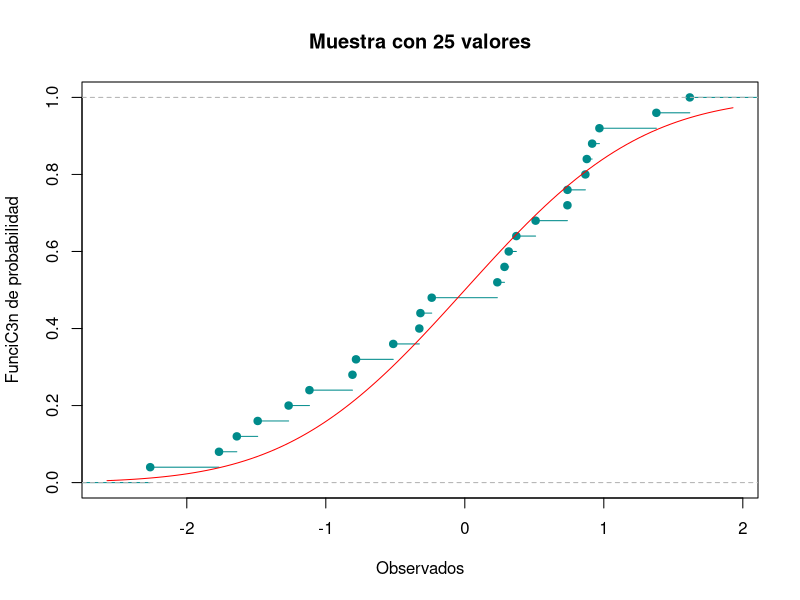
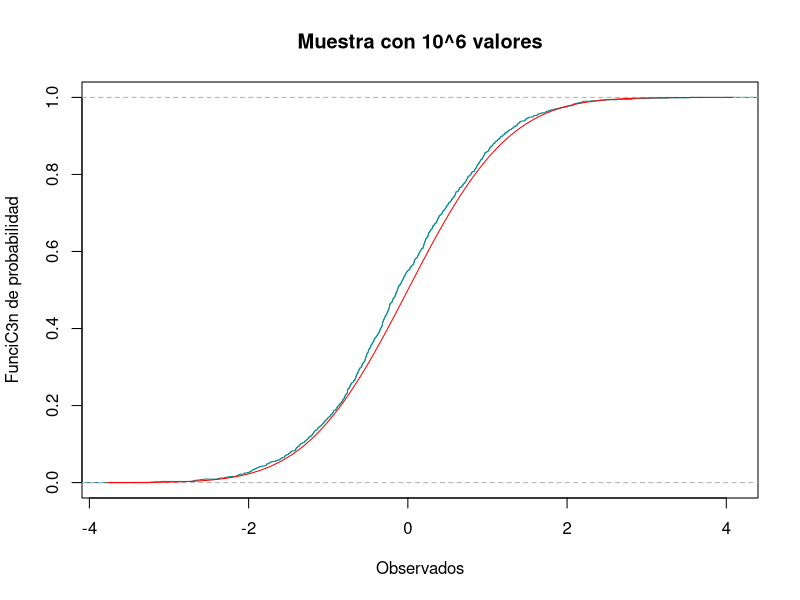
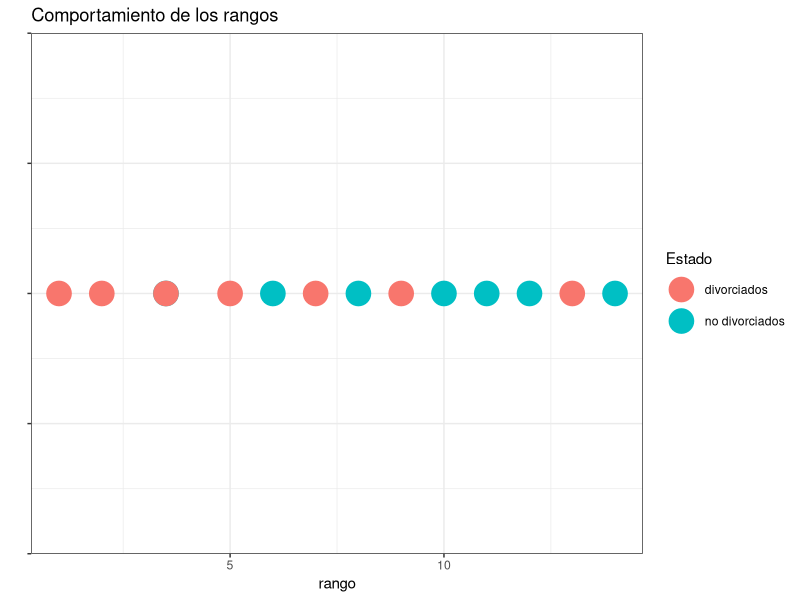

Recreate these plots in R, in order.
## ---- chunk 1
knitr::opts_chunk$set(echo = TRUE)
 
## ---- chunk 2
library(nortest)
library(dplyr)
## ---- chunk 3
Dirty_data=c(0.2513, 0.2566, 0.3459, 0.6379, 2.0505, 1.803, 2.1906,
             1.5299, 0.35005, 0.3128, 1.2726, 2.3674, 2.3214, 2.4373, 0.6548)
Data=sort(Dirty_data)
## ---- chunk 4
Data
## ---- chunk 5
S2<-function(x){
  mean_aux=mean(x)
  n_aux=length(x)
  s2=0
  for (i in x){
    s2=s2+(i-mean_aux)^2
  }
  s2=s2/(n_aux-1)
  return(s2)
}

## ---- chunk 6
mean_est=mean(Data)
S2_est=S2(Data)
n=length(Data)

## ---- chunk 7
mean_est
S2_est
n
## ---- chunk 8
f_emp=ecdf(Data)
f_n=f_emp(Data)
f_r=f_n-(1/n) 
## ---- chunk 9
Z=(Data-mean_est)/sqrt(S2_est)
## ---- chunk 10
Z
## ---- chunk 11
Probas=pnorm(Z)
## ---- chunk 12
Probas
## ---- chunk 13
Di_p=f_n  -Probas
Di_n= Probas - f_r
## ---- chunk 14
Visual=data.frame(Dirty_data,Data,Z,Probas,Di_p,Di_n)
## ---- chunk 15
Visual
## ---- chunk 16
D_p=max(Di_p)
D_n=max(Di_n)
## ---- chunk 17
D_p
D_n
## ---- chunk 18
Dn=max(D_p,D_n)
## ---- chunk 19
Dn
## ---- chunk 20
conf=0.90
alpha=1-conf
## ---- chunk 21
Est=0.2016
Rechazamos_H0=Dn>Est

## ---- chunk 22
Rechazamos_H0
## ---- chunk 23
p_value=lillie.test(Data)[[2]]

Rechazamos_p_value=p_value<alpha
## ---- chunk 24
p_value
Rechazamos_p_value
## ---- chunk 25
ProbasB=plnorm(Data) 
## ---- chunk 26
ProbasB
## ---- chunk 27
Di_pB=(f_n-ProbasB)
Di_nB=(ProbasB-f_r)

## ---- chunk 28
D_pB=max(Di_pB)
#Calculamos D-
D_nB=max(Di_nB)
## ---- chunk 29
DnB=max(D_pB,D_nB)
## ---- chunk 30
DnB
## ---- chunk 31
alphaB=0.01
confB=1-alpha
## ---- chunk 32
EstB=0.40420

Rechazamos_H0B=DnB>EstB

## ---- chunk 33
Rechazamos_H0B
## ---- chunk 34
p_valueB=ks.test(Data,plnorm,0,1)[[2]]

Rechazamos_p_valueB=p_valueB<alphaB
## ---- chunk 35
p_valueB
Rechazamos_p_valueB
## ---- chunk 36
intervalos <- c( "Menos de 1 semana","1<= x <2" , "2<= x <3","3<= x <4","4<= x <5","5<= x <6","6<= x <7","7<= x <8","MC!s de 8 semanas")
oi <- c(64,195,287,241,140,51,25,4,1)

tabla <- data.frame(oi,row.names = intervalos )
tabla

## ---- chunk 37
k=sum(oi)
print(k)
## ---- chunk 38
p=0.25
n=10
## ---- chunk 39
length(oi)

## ---- chunk 40
oi=c(64,195,287,241,140,51,25,4,1)
## ---- chunk 41
Probas_ejercicio4=list()
for (i in 0:8){
  if(i==8){
    Probas_ejercicio4[i+1]=pbinom(i-1,n,p,lower.tail = FALSE)
  }else{
    Probas_ejercicio4[i+1]=dbinom(i,n,p)
  }
}
Probas_ejercicio4=unlist(Probas_ejercicio4)
print(Probas_ejercicio4)

## ---- chunk 42
sum(Probas_ejercicio4)
## ---- chunk 43
ei= Probas_ejercicio4 * k 
print(ei)
## ---- chunk 44
Tabla_ji = data.frame("ci"=0:8, "oi"=oi,"pi"= Probas_ejercicio4,"ei"=ei)
print(Tabla_ji)
## ---- chunk 45
EstJi=0 
for (i in 1:9){
  EstJi=EstJi+(((oi[i]) - (ei[i]))^2)/(ei[i])
}
print(EstJi)
## ---- chunk 46
alpha_ejercicio4=0.01
conf_ejercicio4= 1- alpha_ejercicio4
## ---- chunk 47
v= length(Probas_ejercicio4) -1
print(v)
## ---- chunk 48
valor_critico=qchisq(conf_ejercicio4,df=v,lower.tail = TRUE)
## ---- chunk 49
Rechazamos_H0_p4=EstJi>valor_critico
print(Rechazamos_H0_p4)
## ---- chunk 50
p_value_p4=chisq.test(x=oi,p=Probas_ejercicio4)[[3]]
Rechazamos_p_value_p4=alpha_ejercicio4>p_value_p4
print(Rechazamos_p_value_p4)
## ---- chunk 51
set.seed(2019)
## ---- chunk 52
x_data=rnorm(25,mean=0,sd=1)
print(x_data)
## ---- chunk 53
f_empi=ecdf(x_data)
plot(f_empi, xlab="Observados", ylab="FunciC3n de probabilidad", 
     main="Muestra con 25 valores", col="darkcyan")
curve(pnorm(x), add=TRUE, col="red")
## ---- chunk 54
set.seed(2019)
## ---- chunk 55
x_dataM = rnorm(10^3)
## ---- chunk 56
f_empiM = ecdf(x_dataM)
## ---- chunk 57
plot(f_empiM, xlab="Observados", ylab="FunciC3n de probabilidad", 
     main="Muestra con 10^6 valores", col="darkcyan")
curve(pnorm(x), add=TRUE, col="red")
## ---- chunk 58
x_data_ord=sort(x_data)
f_empi_norm=f_empi(x_data_ord)
## ---- chunk 59
f_empi_des=f_empi_norm - (1/25)
## ---- chunk 60
probras_data = pnorm(x_data_ord)

## ---- chunk 61
D_data_norm = f_empi_norm - probras_data
D_data_max = max(D_data_norm)
print(D_data_max)
## ---- chunk 62
D_data_des = probras_data - f_empi_des
D_data_des_max = max(D_data_des)
print(D_data_des_max)
## ---- chunk 63
D_max= max(D_data_max,D_data_des_max)
print(D_max)
## ---- chunk 64
valores_25=data.frame(x_data,x_data_ord,probras_data,D_data_norm,D_data_des)
## ---- chunk 65
print(head(valores_25))
print(tail(valores_25))
## ---- chunk 66
x_dataM_ord = sort(x_dataM)
f_empi_M= f_empiM(x_dataM_ord)
## ---- chunk 67
f_empi_M_des = f_empi_M - (1/(10^3))
## ---- chunk 68
probas_dataM = pnorm(x_dataM_ord)
## ---- chunk 69
D_dataM_norm = f_empi_M - probas_dataM
D_dataM_norm_max = max(D_dataM_norm)
print(D_dataM_norm_max)
## ---- chunk 70
D_dataM_des = probas_dataM - f_empi_M_des
D_dataM_des_max = max(D_dataM_des)
print(D_data_des_max)

## ---- chunk 71
D_maxM = max(D_dataM_norm_max, D_data_des_max)
print(D_data_des_max)
## ---- chunk 72
valores_M=data.frame(x_dataM,x_dataM_ord,probas_dataM,D_dataM_norm,D_dataM_des)
## ---- chunk 73
print(head(valores_M))
print(tail(valores_M))
## ---- chunk 74
library(dplyr)
porcentaje=c(23,24,12,12,7,18,8,35,11)
hispanos=c(6.6,4.1,2.1,1.5,0.8,0.6,0.6,0.5,0.4)
## ---- chunk 75
paises<-data.frame(hispanos,porcentaje)
paises
## ---- chunk 76
paises$R_x = rank(paises$hispanos)
paises$R_y=rank(paises$porcentaje)
print(paises)
## ---- chunk 77
paises$diff_c = (paises$R_x - paises$R_y)^2 
estadistica= sum(paises$diff_c)
n_tamanio=length(paises$porcentaje)
## ---- chunk 78

rho_Spearman = 1 - (6 * estadistica ) / (n_tamanio*(n_tamanio^2 -1 ) )
print(rho_Spearman)
## ---- chunk 79
alpha_spear= 0.05
conf_spear = 1- alpha_spear 
## ---- chunk 80
Rechazamos_H0_spear=rho_Spearman>0.6
print(Rechazamos_H0_spear)
## ---- chunk 81
test_spear=cor.test(porcentaje, hispanos,method="spearman",alternative="greater")
p_value=test_spear$p.value
print(p_value)
## ---- chunk 82
test_ken=cor.test(hispanos, porcentaje,method="kendall",alternative="greater",exact = NULL)
print(test_ken$p.value)
## ---- chunk 83
library(ggplot2)
nodivorciados=c(80, 72, 99 ,82 ,62 ,50 ,85)
divorciados= c(60, 70, 88, 75, 42, 30, 50)
## ---- chunk 84
n_tamanio_muestra=length(nodivorciados)

## ---- chunk 85
datos_div = data.frame(Estado =rep(c("no divorciados", "divorciados"), 
                              each = n_tamanio_muestra),
                              Promedio= c(nodivorciados, divorciados))
print(datos_div)

## ---- chunk 86
datos_div$rango=rank(datos_div$Promedio)
print(datos_div)
## ---- chunk 87
suma_rango<-datos_div %>% group_by(Estado) %>% summarise(suma_rango = sum(rango))
rango_div<-suma_rango$suma_rango[1]
rango_nodiv<-suma_rango$suma_rango[2]
print(suma_rango)
## ---- chunk 88
ggplot(data = datos_div , aes(x = rango , y=0)) + 
  geom_point(aes(colour = Estado), size = 8) + 
  ggtitle("Comportamiento de los rangos")+ ylab("") + 
  xlab("rango") +theme_bw() + theme(axis.text.y = element_blank())

## ---- chunk 89
factor_us= n_tamanio_muestra*n_tamanio_muestra+(n_tamanio_muestra*(n_tamanio_muestra+1))/2

## ---- chunk 90
U_div=factor_us - rango_div
U_nd=factor_us - rango_nodiv
print(U_div)
print(U_nd)
## ---- chunk 91
U_est= min(U_div,U_nd)

## ---- chunk 92
mu_div = (n_tamanio_muestra^2)/2
sigma_div = (n_tamanio_muestra^2 / 12 )*(n_tamanio_muestra+n_tamanio_muestra+1)

## ---- chunk 93
alpha_div = 0.05
z_izq=qnorm(alpha_div/2,mean=mu_div,sd=sqrt(sigma_div))
z_der=qnorm(1-alpha_div/2,mean=mu_div,sd=sqrt(sigma_div))
print(z_izq)
print(z_der)
## ---- chunk 94
Rechazamos_H0_div=(U_est < z_izq || U_est > z_der)
print(Rechazamos_H0_div)
## ---- chunk 95
prueba_wilcox = wilcox.test(divorciados, nodivorciados, paired=FALSE)
print(prueba_wilcox$p.value)

## ---- chunk 96
tasa_muerte<-c(83,74,71,65,62,52,47,48,42,43,38)
anio<-c(1959,1960,1961,1962,1963,1964,1965,1966,1967,1968,1969) 
premios<-c(277,318,382,441,486,597,750,738,849,932,976)
Datos_tuber<-data.frame(anio,premios,tasa_muerte)
print(Datos_tuber)
## ---- chunk 97
Datos_tuber$R_x=rank(Datos_tuber$premios)
Datos_tuber$R_y=rank(Datos_tuber$tasa_muerte)
Datos_tuber$Dif_cuadrada=(Datos_tuber$R_x-Datos_tuber$R_y)^2
Est_tuber<-Datos_tuber %>% summarize(Estadistica_t=sum(Dif_cuadrada))
Est<-unlist(Est_tuber)
n_tuber=length(tasa_muerte)
print(Datos_tuber)

## ---- chunk 98
rho_tuber=(1-(6*Est_tuber)/(n_tuber*(n_tuber^2 -1)))
Rechazamos_H0_tuber=rho_tuber<0.536
print(Rechazamos_H0_tuber)

## ---- chunk 99
test_tuber = cor.test(tasa_muerte, premios,method="spearman",alternative="less")
p_value_tuber=test_tuber$p.value
print(p_value_tuber)
